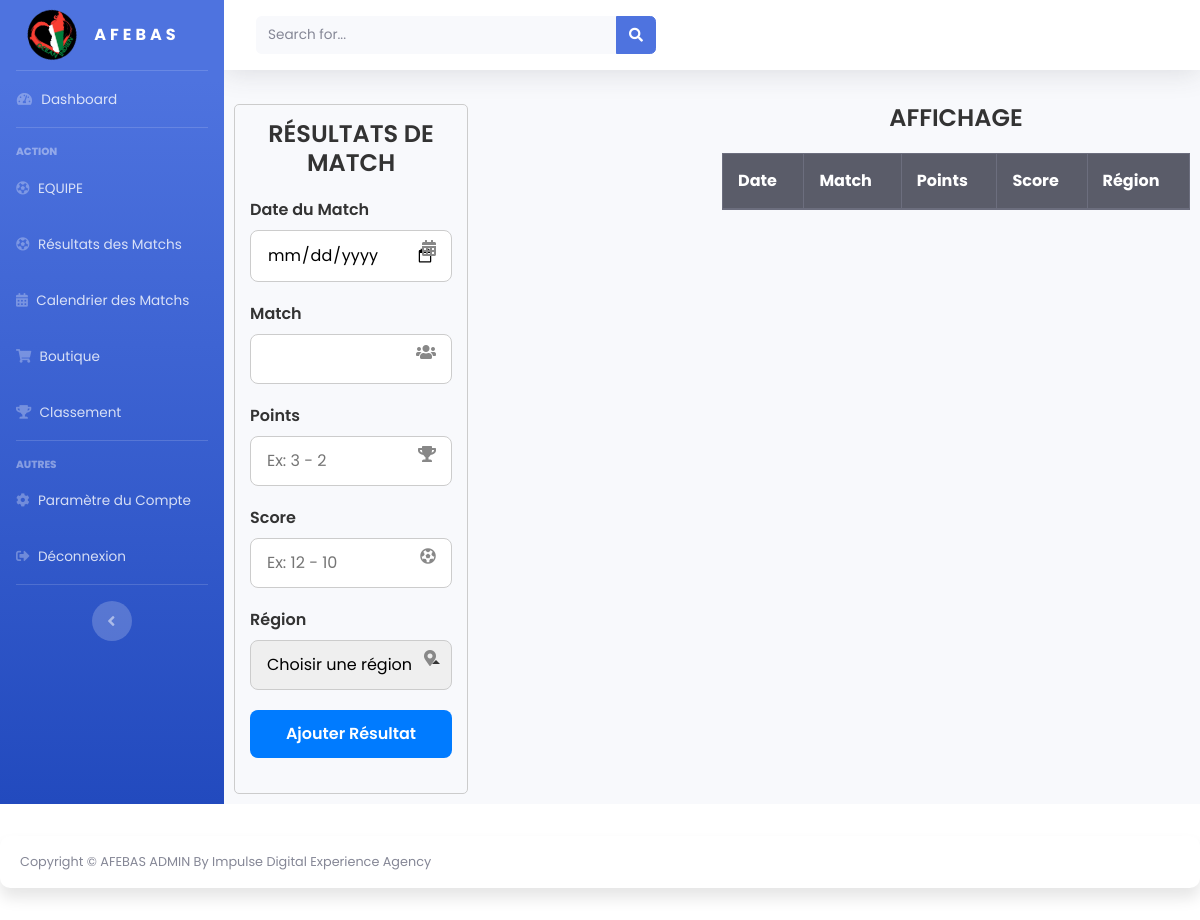
The page /resulandmatch.php on the database as committed earlier.
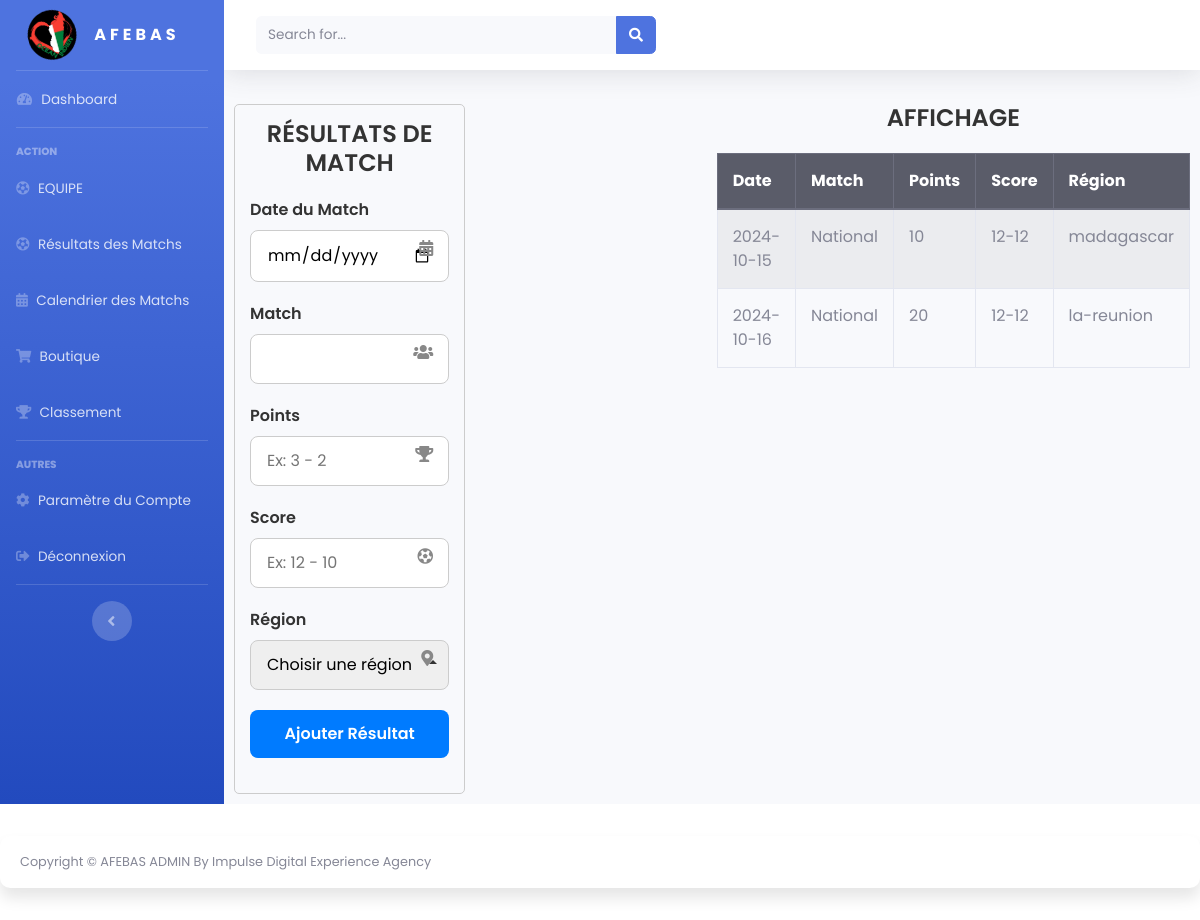
The same page on the database as committed later.
### tables this page shows
CREATE TABLE `resultats` (
  `id` int(11) NOT NULL,
  `date_result` date NOT NULL,
  `equipe` varchar(255) NOT NULL,
  `points` varchar(10) NOT NULL,
  `score` varchar(10) NOT NULL,
  `region` varchar(50) NOT NULL
);

### resulandmatch.php (the view, shortened to what the changed rows need)
<!DOCTYPE html>
<html lang="en">
<head>
    <link href="vendor/fontawesome-free/css/all.min.css" rel="stylesheet" type="text/css">
    <link rel="stylesheet" href="./asset/css/style2.css">
    <link rel="stylesheet" href="./asset/css/style3.css">
    <link rel="stylesheet" href="./asset/css/dash.css">
</head>
<body id="page-top">
    <div id="wrapper">
        <div id="content-wrapper" class="d-flex flex-column">
            <div id="content">
                <?php
                require_once './server/db.php';
                ?>
                <div>
                    <div class="principal">
                        <div class="first">
                            <div class="form-container">
                                <h2>Résultats de Match</h2>
                            </div>
                        </div>
                        <div class="second">
                            <h2 class="text-center">AFFICHAGE</h2>
                            <table class="table table-striped table-bordered">
                                <thead class="thead-dark">
                                    <tr>
                                        <th>Date</th>
                                        <th>Match</th>
                                        <th>Points</th>
                                        <th>Score</th>
                                        <th>Région</th>
                                    </tr>
                                </thead>
                                <tbody>
                                    <?php
                                    $sql = "SELECT date_result, equipe, points, score, region FROM resultats";
                                    $stmt = $pdo->query($sql);
                                    while ($row = $stmt->fetch(PDO::FETCH_ASSOC)) {
                                        echo "<tr>";
                                        echo "<td>" . htmlspecialchars($row['date_result']) . "</td>";
                                        echo "<td>" . htmlspecialchars($row['equipe']) . "</td>";
                                        echo "<td>" . htmlspecialchars($row['points']) . "</td>";
                                        echo "<td>" . htmlspecialchars($row['score']) . "</td>";
                                        echo "<td>" . htmlspecialchars($row['region']) . "</td>";
                                        echo "</tr>";
                                    }
                                    ?>
                                </tbody>
                            </table>
                        </div>
                    </div>
                </div>
            </div>
        </div>
    </div>
</body>
</html>

Rows that differ between the two databases and show on the page:
added resultats: date_result "2024-10-15", equipe "National", points "10", score "12-12", region "madagascar"
added resultats: date_result "2024-10-16", equipe "National", points "20", score "12-12", region "la-reunion"
